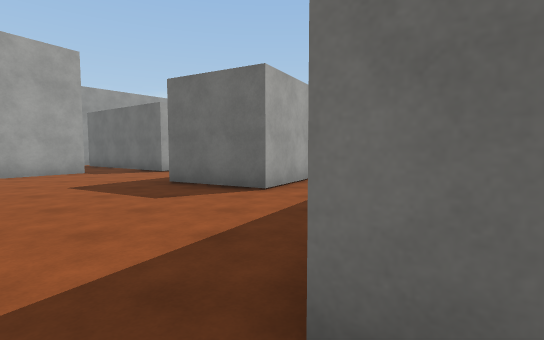
View 1 (above)

21 first-person views from a walk through a scene from a Unity 3-D project. The camera is 1.4 m above the floor, tilts 4° down and sees 85° across. The floor is counted in squares, 2 m on a side. Each view is taken from the middle of a square. On the plan, view 1 faces up. The plan holds only what a view shows up to about 10 squares ahead; the rest is blank. The place goes on beyond the plan. The player character is not drawn. Surface patterns are stand-ins for the level's own textures.

View 2
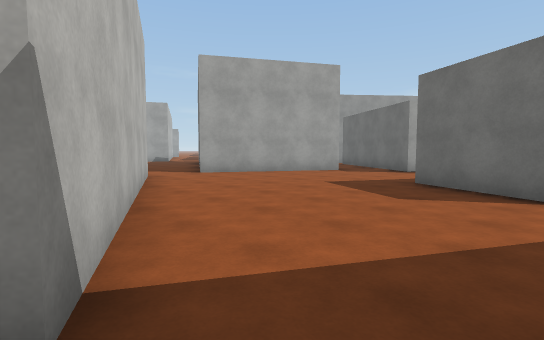

View 3
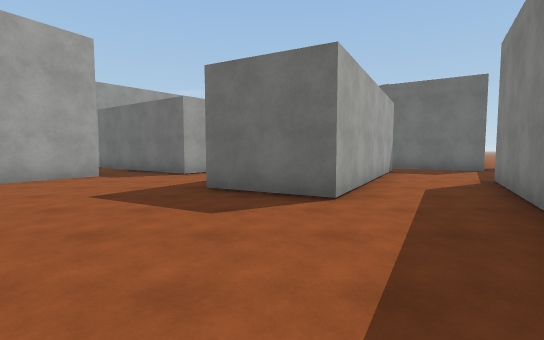

View 4
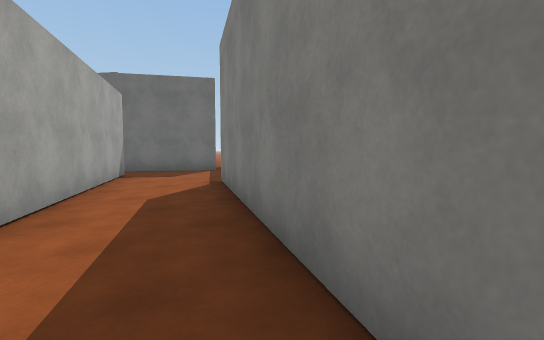

View 5
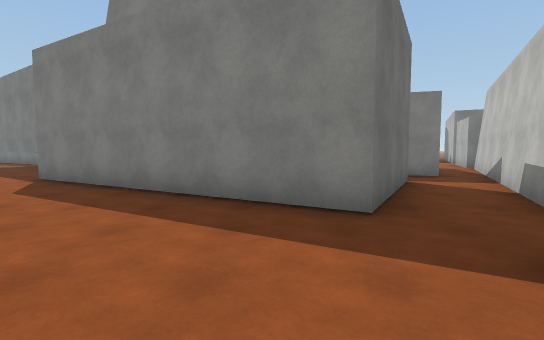

View 6
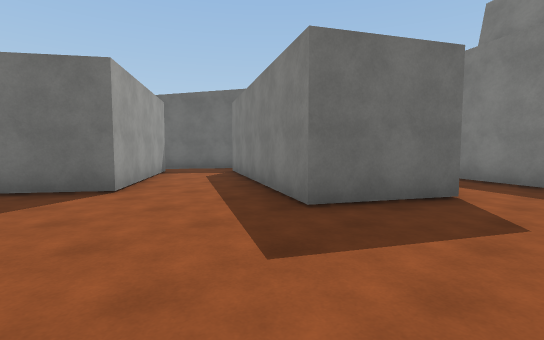

View 7
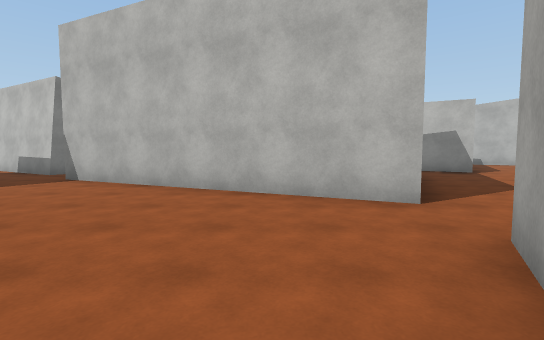

View 8
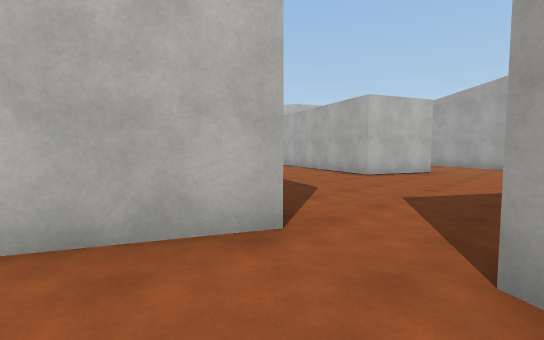

View 9
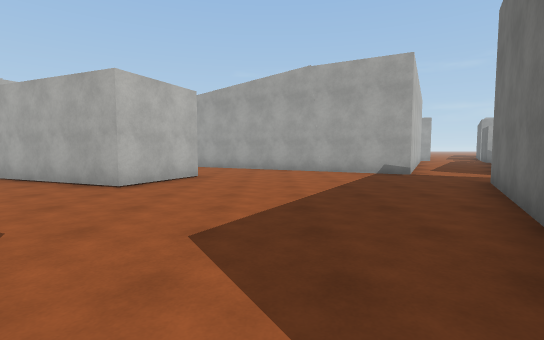

View 10
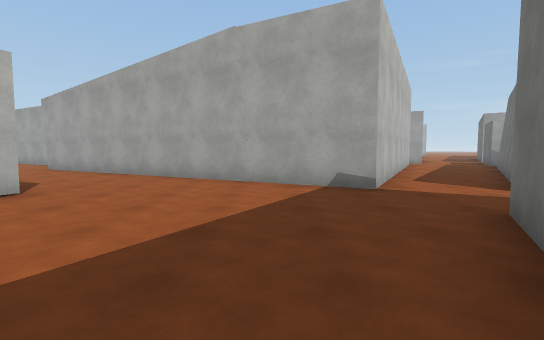

View 11
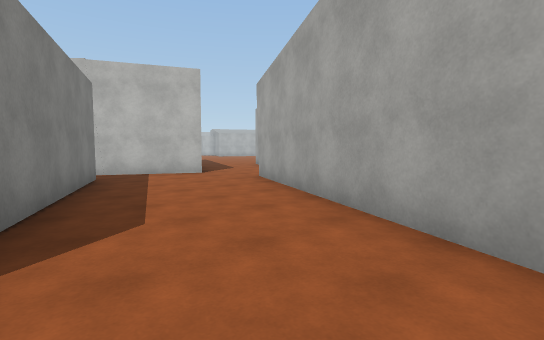

View 12
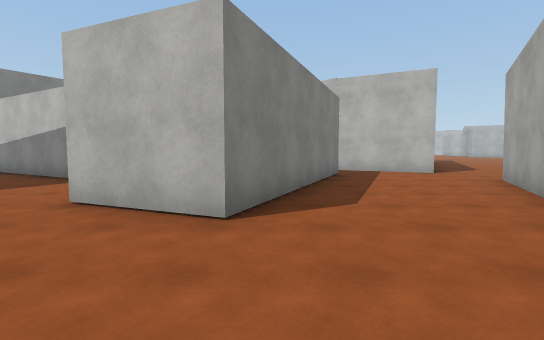

View 13
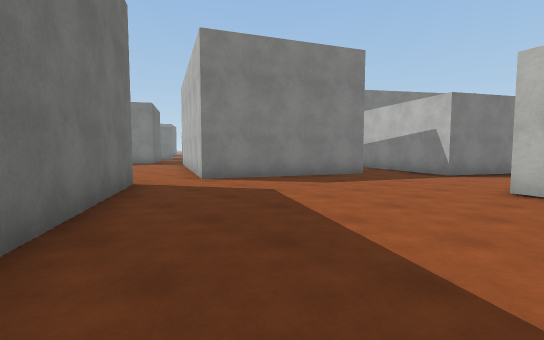

View 14
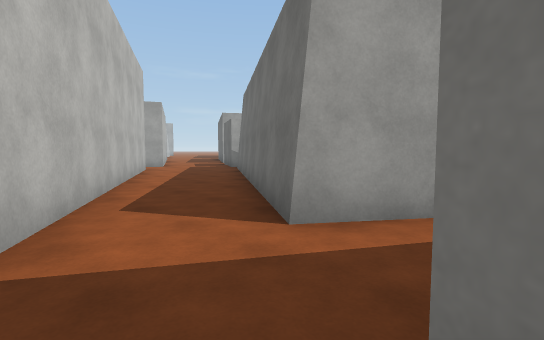

View 15
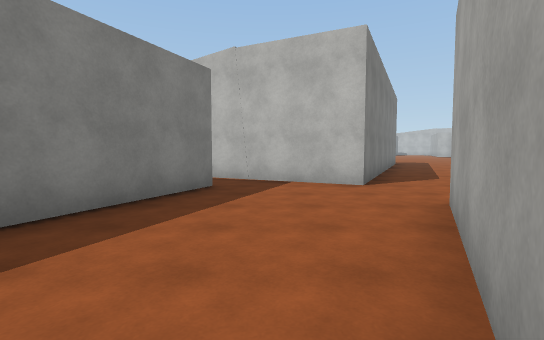

View 16
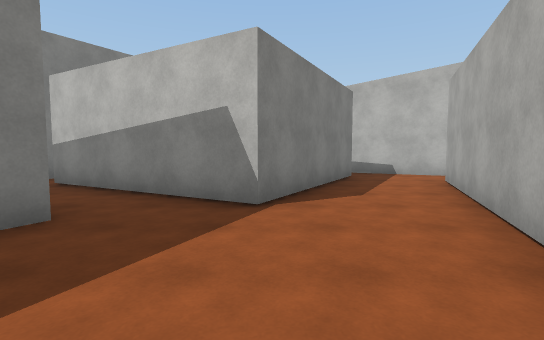

View 17
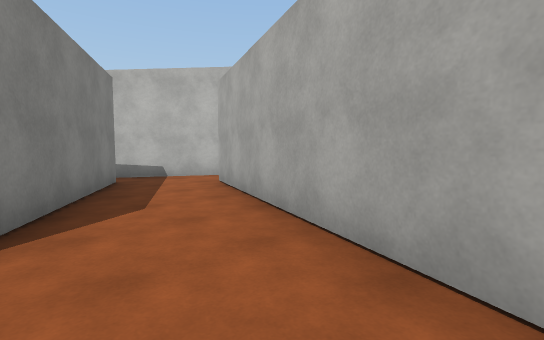

View 18
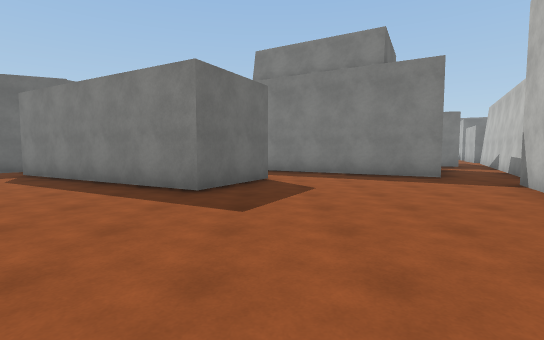

View 19
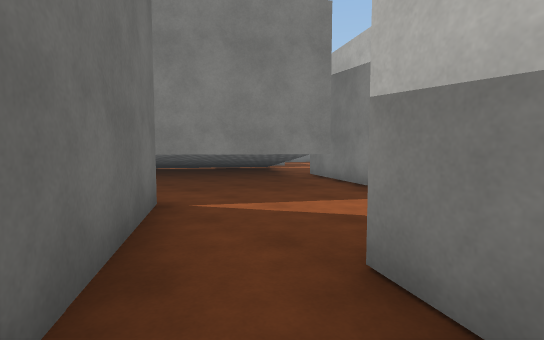

View 20
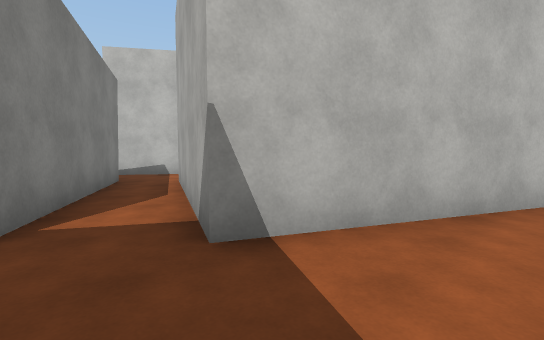

View 21
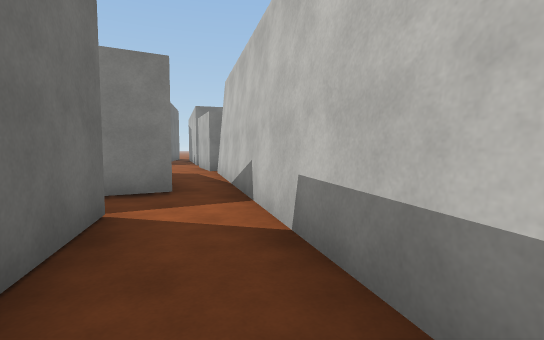

### Floor plan
Points are (right, up) in squares from view 1. A wall is a line through its corners. A room is listed if a view was taken in it or the views show most of it. See-through windows are left out.
Room 1 (views 1, 2, 3, 4, 5, 6, 7, 8, 18, 20, 21)
walls: (1.3, 7.6) (-0.1, 5.1) (-2.2, 6.2) (0.1, 10.3); (-5.5, 8.7) (-7.8, 4.8); (-7.9, 3.2) (-1.2, 0.1) (-3, -3.8); (-1.6, 11.7) (-3.4, 9.2) (-4.4, 9.9); (3.5, -1) (0.1, 0.9) (3.2, 6.3); (-1.6, -3.9) (0, -1) (4, -3.3)
ways out: opening at (-8, 4) to room 2; opening at (-1, 10.5) to room 3; opening at (2, 6.5) to room 4; opening at (-5, 10)
Room 2 (views 9, 10, 11, 12, 13, 14, 15, 16, 17)
walls: (-9.9, -1) (-7.9, 3.2); (-7.8, 4.8) (-14.2, 8.6); (-13.1, -3.9) (-11.8, -1.6) (-9, -3.2); (-17.8, 8.9) (-16.1, 7.9) (-21.3, -1.8); (-17.9, -3.5) (-15.5, 2.1) (-13.4, 1.2) (-15.2, -3.1); (-14.9, 11.4) (-15.8, 10.1) (-17, 10.9); (-20.8, -3.7) (-17.8, -5.2)
ways out: opening at (-8, 4) to room 1; opening at (-21, -2.5); opening at (-18, 10); opening at (-14, -4)
Room 3 (view 19)
walls: (-1.1, 12.5) (-1.6, 11.7); (0.1, 10.3) (0.8, 11.6)
ways out: opening at (-1, 10.5) to room 1
Room 4 (no view inside)
walls: (5, 7.4) (7, 10.5); (4.5, 6.9) (7.1, 5.4); (5.7, 10.4) (3.1, 12); (2, 10.9) (2.8, 10.4) (1.3, 7.6); (3.2, 6.3) (3.8, 7.4)
ways out: opening at (2, 6.5) to room 1

Positions as (right, up) in squares from view 1, and headings:
1: (0, 0), facing up
2: (0, 0), facing up-left
3: (-1, 1), facing up
4: (0, 2), facing up-right
5: (-3, 2), facing right
6: (-5, 4), facing up-right
7: (-6, 7), facing down
8: (-6, 5), facing down-left
9: (-8, 4), facing left
10: (-11, 6), facing left
11: (-16, 4), facing down-left
12: (-16, 5), facing down
13: (-14, 7), facing down-right
14: (-14, 8), facing up-left
15: (-19, 2), facing down
16: (-12, 2), facing down
17: (-12, 1), facing down-left
18: (-7, 5), facing right
19: (2, 12), facing down-right
20: (0, 2), facing down-left
21: (0, 0), facing down-right
